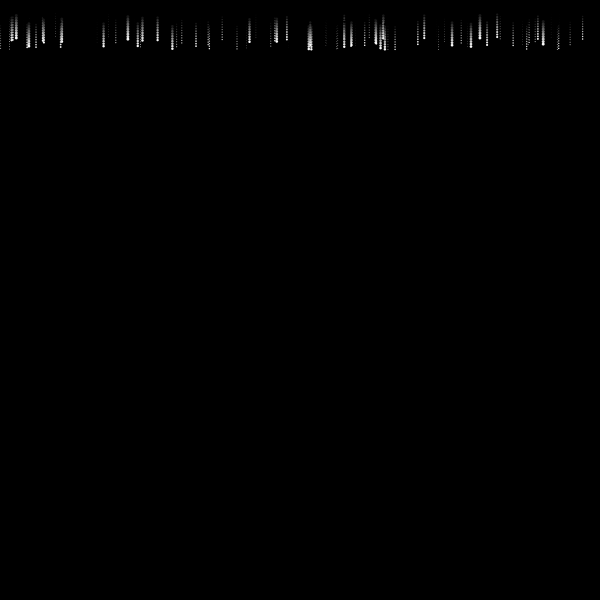
Frame 1 (no input)
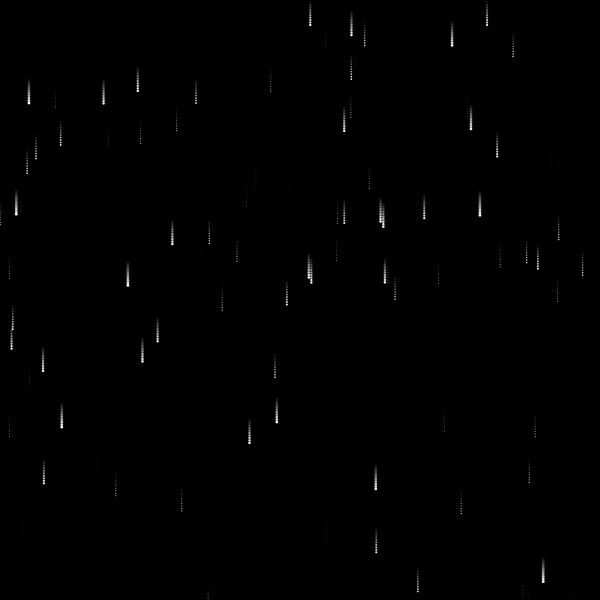
Frame 60 (the mouse pressed at the canvas centre just before this capture)
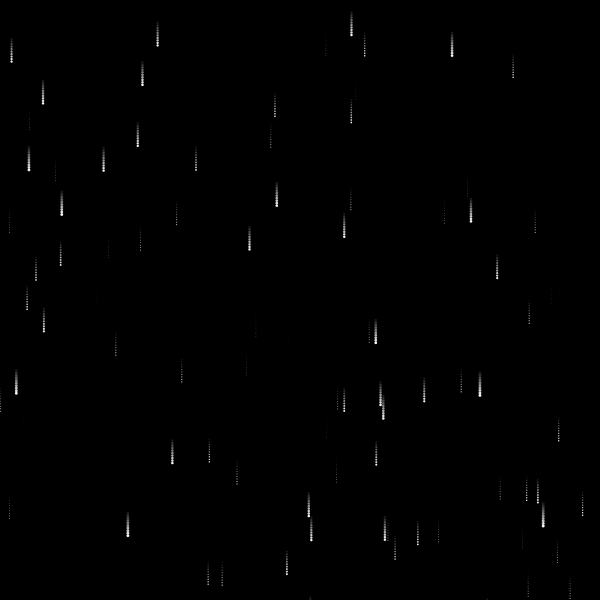
Frame 120 (the mouse held since frame 60 and released just before this capture)

The Processing sketch that drew these frames (run headless with seeded random() and noise(); from frame 60 on, the mouse is pressed at the canvas centre):

// Processing sketch: sketch_161024b
// ── sketch_161024b.pde
int numRains=100;

Rain [] rn = new Rain [numRains]; //arrange an array of droplets
  
void setup ()
{
 size (600,600);
 smooth ();
 noStroke ();
 
   for (int i=0; i<rn.length; i++)   {
   rn [i]= new Rain (random(width),10,random(width/200),random(1,width/40));
 }
}
void draw () 
{
 fill (0,15);
 background(0);
 for (int i=0; i<rn.length; i++){
   fill (255);
   rn[i].move ();
   rn[i].display ();
 }
}
class Rain
{
 float x,y;
 float diameter;
 float speed; 
 int direction=1;  

 Rain (float xpos, float ypos, float dia, float sp)
 {
   x=xpos;
   y=ypos;
   diameter=dia;
   speed=sp;
 }

 void move () {

   y +=(speed * direction);
   if ((y>(height-diameter/2)) || (y<diameter/2)){
     y=0;
     /* 
//this is good but only when the mouse is held down!
     if (mousePressed){ 
      y=height;
      }
      */
   }
 }

 void display() // draws the spot to the display 
 {
   for (int i=0; i<15; i++){ 
     pushMatrix();
     translate (x,y+(i*2.5));   
     fill(25*i);
     ellipse (0,0,diameter,diameter);
     popMatrix();
   }
 }
//this is the bit that doesnt work!
 void mousePressed(){
   y +=(speed * direction);

   if ((y>(height-diameter/2)) || (y<diameter/2)){ 
     y=height;
   }
 }
}
